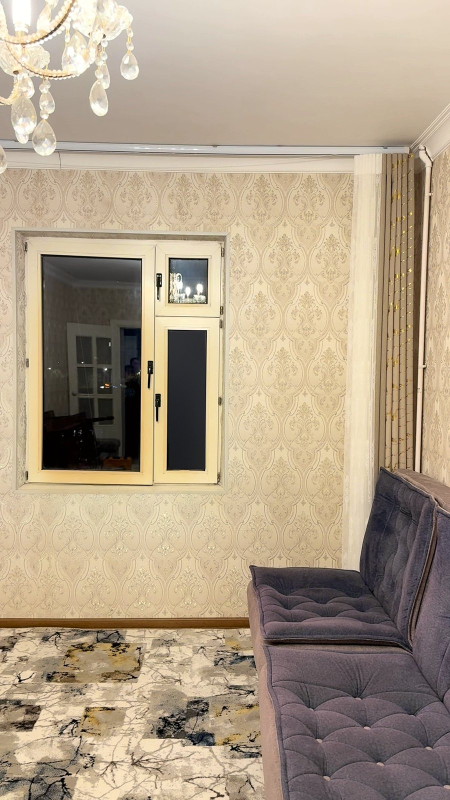
#> input picture img/ba1_before.jpg, 900 x 1600 px (shown at 1/2 size)
$ python cover_ht.py ../../img/ba1_before.jpg ../../img/ba2_before.jpg ../../img/ba2_before.jpg
#> lines starting #> are read from the running program, lines starting #| are printed output that depends on the picture; after the words box and inside, x2 and y2 are one past the last pixel; in counts of white or black regions, pixels touching at a corner belong together
"""Hi-tech Reels cover (no logo): before | after split, content inside the 3:4 grid crop."""
import sys
from PIL import Image, ImageDraw
sys.path.insert(0, "/home/claude/reels/scripts")
import assets_ht as h


def clean_pane(img, box=(403, 793, 496, 1128)):
    """Replace the camera operator's reflection in the night window pane with plain dark glass."""
#> called with box = (403, 793, 496, 1128)
    import numpy as np
    from PIL import ImageFilter
    x0, y0, x1, y1 = box
#> x0 = 403; y0 = 793; x1 = 496; y1 = 1128
    w, h = x1 - x0, y1 - y0
#> w = 93; h = 335
    region = img.crop(box)
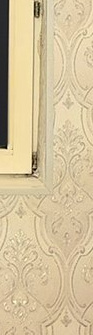
#> region: PIL image 93x335 RGB; mean R, G, B 211.2, 193.1, 156
    soft = np.asarray(region.filter(ImageFilter.GaussianBlur(30))).astype(float)
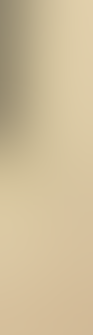
#> soft: shape (335, 93, 3) float64; mean R, G, B 206.3, 188.6, 152.9
    t = np.linspace(0, 1, h)[:, None, None]
#> t = 335 values from 0 to 1
    top, bot = np.array([46, 47, 52.0]), np.array([30, 31, 35.0])
    glass = top * (1 - t) + bot * t
    glass = glass * np.ones((h, w, 3))
    rng = np.random.default_rng(7)
    glass += rng.normal(0, 1.6, glass.shape)
    out = np.clip(glass * 0.88 + soft * 0.12, 0, 255).astype(np.uint8)
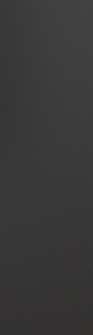
#> out: shape (335, 93, 3); mean R, G, B 57.7, 56.4, 56.1
    patch = Image.fromarray(out)
    mask = Image.new("L", (w, h), 0)
#> mask: PIL image 93x335 L; every value is 0
    ImageDraw.Draw(mask).rectangle((2, 2, w - 3, h - 3), fill=255)
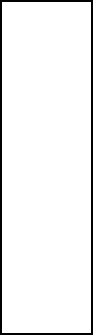
#> mask: PIL image 93x335 L; 94.6% white; 1 black region, box (x1, y1, x2, y2) and area: (0, 0, 93, 335) 1696
    mask = mask.filter(ImageFilter.GaussianBlur(1.5))
    img.paste(patch, (x0, y0), mask)
    return img


before, after, out = sys.argv[1], sys.argv[2], sys.argv[3]
W, H = 1080, 1920
ACC = (140, 228, 255)
b = clean_pane(Image.open(before).convert("RGB"))
c = Image.open(after).convert("RGB")
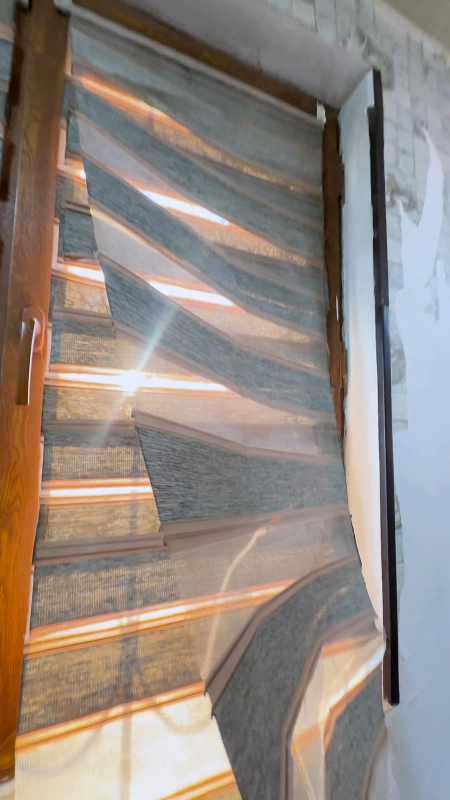
#> input picture img/ba2_before.jpg, 900 x 1600 px (shown at 1/2 size)
#> c is the input picture: PIL image 900x1600 RGB; mean R, G, B 147.1, 136.6, 128.7
im = Image.new("RGB", (W, H))
#> im: PIL image 1080x1920 RGB; every value is 0
im.paste(b.crop((0, 0, 540, H)), (0, 0))
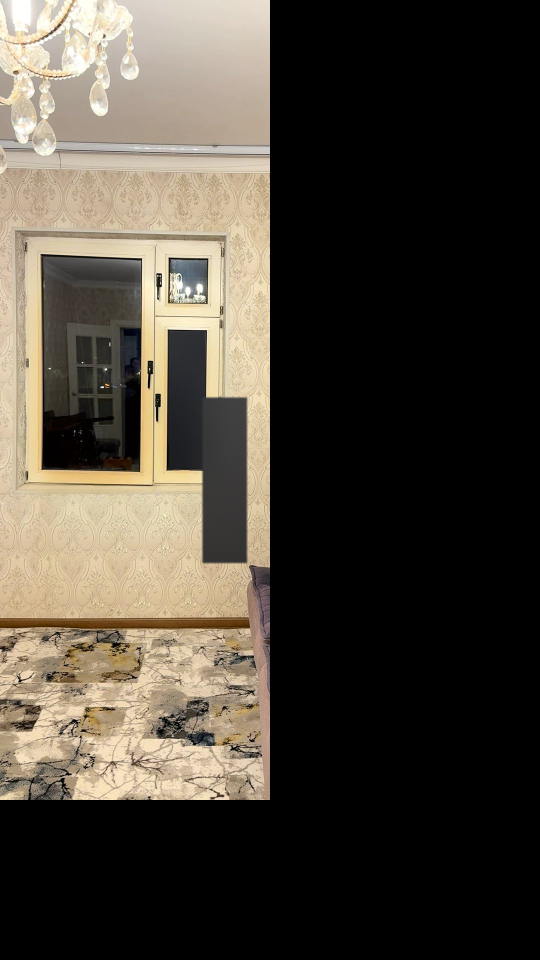
#> im: PIL image 1080x1920 RGB (shown at 1/2 size); mean R, G, B 73.2, 66.7, 56.8
im.paste(c.crop((540, 0, W, H)), (540, 0))
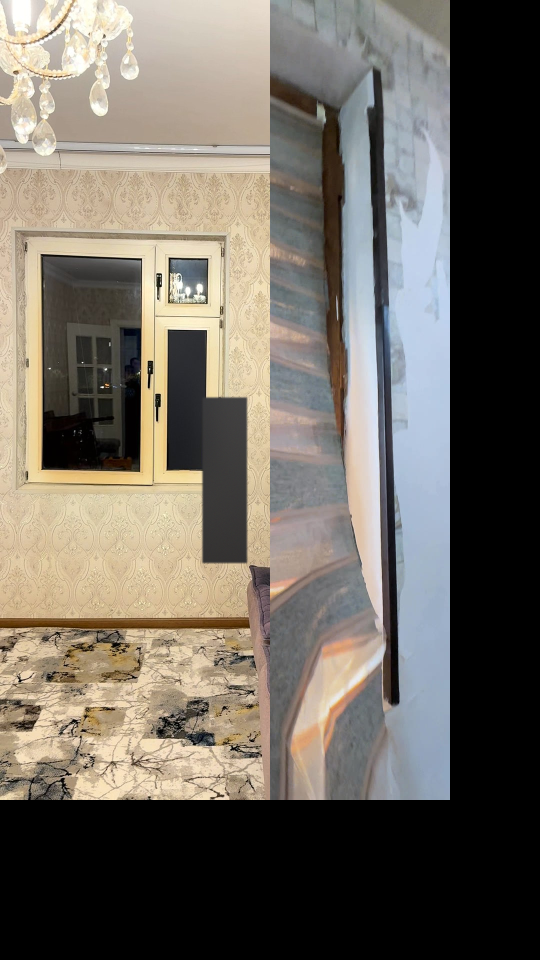
#> im: PIL image 1080x1920 RGB (shown at 1/2 size); mean R, G, B 112.6, 106.5, 97.6
im = im.convert("RGBA")
#> im: PIL image 1080x1920 RGBA
#> (the run stopped early here; a loop or call above may not have finished)
